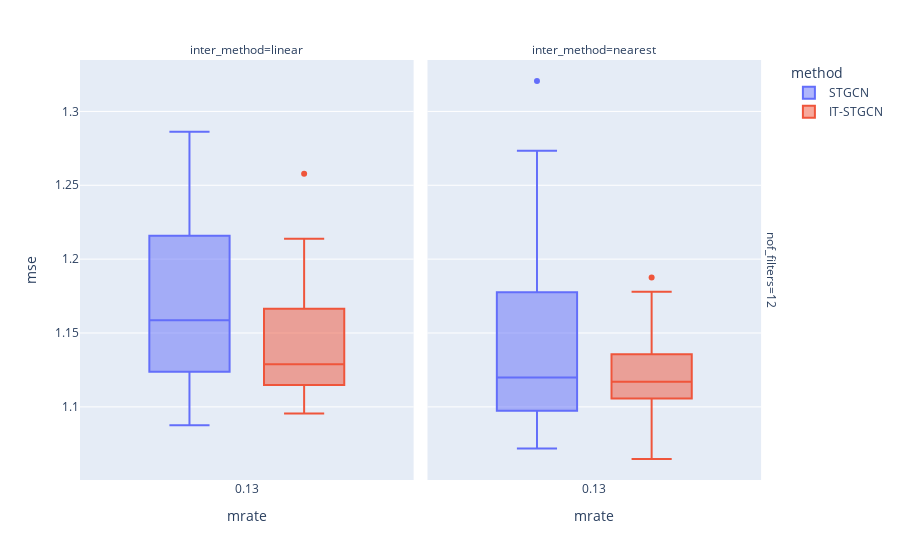

The notebook cell saved with this chart:
### Markdown cell above
## Block

### Code cell
data.query("method!='GNAR' and mtype =='block' ").plot.box(backend='plotly',x='mrate',color='method',y='mse',facet_col='inter_method',facet_row='nof_filters',height=600)

### Figure 1 — Plotly figure (JSON) as saved in the notebook; plotly's stock layout.template omitted (floating-point values rounded to 4 significant figures)
{"data": [{"alignmentgroup": "True", "hovertemplate": "method=STGCN<br>nof_filters=12<br>inter_method=linear<br>mrate=%{x}<br>mse=%{y}<extra></extra>", "legendgroup": "STGCN", "marker": {"color": "#636efa"}, "name": "STGCN", "notched": false, "offsetgroup": "STGCN", "orientation": "v", "showlegend": true, "type": "box", "x": [0.125, 0.125, 0.125, 0.125, 0.125, 0.125, 0.125, 0.125, 0.125, 0.125, 0.125, 0.125, 0.125, 0.125, 0.125, 0.125, 0.125, 0.125, 0.125, 0.125, 0.125, 0.125, 0.125, 0.125, 0.125, 0.125, 0.125, 0.125, 0.125, 0.125], "x0": " ", "xaxis": "x", "y": [1.216, 1.248, 1.124, 1.245, 1.107, 1.162, 1.286, 1.111, 1.249, 1.104, 1.088, 1.208, 1.132, 1.218, 1.14, 1.212, 1.111, 1.227, 1.258, 1.105, 1.209, 1.155, 1.142, 1.145, 1.147, 1.187, 1.165, 1.148, 1.194, 1.114], "y0": " ", "yaxis": "y"}, {"alignmentgroup": "True", "hovertemplate": "method=STGCN<br>nof_filters=12<br>inter_method=nearest<br>mrate=%{x}<br>mse=%{y}<extra></extra>", "legendgroup": "STGCN", "marker": {"color": "#636efa"}, "name": "STGCN", "notched": false, "offsetgroup": "STGCN", "orientation": "v", "showlegend": false, "type": "box", "x": [0.125, 0.125, 0.125, 0.125, 0.125, 0.125, 0.125, 0.125, 0.125, 0.125, 0.125, 0.125, 0.125, 0.125, 0.125, 0.125, 0.125, 0.125, 0.125, 0.125, 0.125, 0.125, 0.125, 0.125, 0.125, 0.125, 0.125, 0.125, 0.125, 0.125], "x0": " ", "xaxis": "x2", "y": [1.273, 1.089, 1.2, 1.184, 1.178, 1.124, 1.142, 1.104, 1.086, 1.093, 1.112, 1.159, 1.321, 1.178, 1.192, 1.1, 1.119, 1.175, 1.154, 1.072, 1.099, 1.2, 1.148, 1.105, 1.091, 1.082, 1.082, 1.097, 1.114, 1.121], "y0": " ", "yaxis": "y2"}, {"alignmentgroup": "True", "hovertemplate": "method=IT-STGCN<br>nof_filters=12<br>inter_method=linear<br>mrate=%{x}<br>mse=%{y}<extra></extra>", "legendgroup": "IT-STGCN", "marker": {"color": "#EF553B"}, "name": "IT-STGCN", "notched": false, "offsetgroup": "IT-STGCN", "orientation": "v", "showlegend": true, "type": "box", "x": [0.125, 0.125, 0.125, 0.125, 0.125, 0.125, 0.125, 0.125, 0.125, 0.125, 0.125, 0.125, 0.125, 0.125, 0.125, 0.125, 0.125, 0.125, 0.125, 0.125, 0.125, 0.125, 0.125, 0.125, 0.125, 0.125, 0.125, 0.125, 0.125, 0.125], "x0": " ", "xaxis": "x", "y": [1.214, 1.168, 1.127, 1.143, 1.123, 1.102, 1.166, 1.123, 1.127, 1.104, 1.258, 1.142, 1.131, 1.104, 1.101, 1.18, 1.17, 1.095, 1.122, 1.136, 1.195, 1.137, 1.097, 1.099, 1.154, 1.133, 1.115, 1.126, 1.187, 1.115], "y0": " ", "yaxis": "y"}, {"alignmentgroup": "True", "hovertemplate": "method=IT-STGCN<br>nof_filters=12<br>inter_method=nearest<br>mrate=%{x}<br>mse=%{y}<extra></extra>", "legendgroup": "IT-STGCN", "marker": {"color": "#EF553B"}, "name": "IT-STGCN", "notched": false, "offsetgroup": "IT-STGCN", "orientation": "v", "showlegend": false, "type": "box", "x": [0.125, 0.125, 0.125, 0.125, 0.125, 0.125, 0.125, 0.125, 0.125, 0.125, 0.125, 0.125, 0.125, 0.125, 0.125, 0.125, 0.125, 0.125, 0.125, 0.125, 0.125, 0.125, 0.125, 0.125, 0.125, 0.125, 0.125, 0.125, 0.125, 0.125], "x0": " ", "xaxis": "x2", "y": [1.178, 1.095, 1.115, 1.109, 1.122, 1.188, 1.09, 1.12, 1.081, 1.107, 1.131, 1.162, 1.137, 1.128, 1.119, 1.107, 1.151, 1.106, 1.11, 1.136, 1.12, 1.112, 1.104, 1.15, 1.104, 1.122, 1.108, 1.105, 1.163, 1.065], "y0": " ", "yaxis": "y2"}], "layout": {"annotations": [{"font": {}, "showarrow": false, "text": "inter_method=linear", "x": 0.24, "xanchor": "center", "xref": "paper", "y": 1, "yanchor": "bottom", "yref": "paper"}, {"font": {}, "showarrow": false, "text": "inter_method=nearest", "x": 0.74, "xanchor": "center", "xref": "paper", "y": 1, "yanchor": "bottom", "yref": "paper"}, {"font": {}, "showarrow": false, "text": "nof_filters=12", "textangle": 90, "x": 0.98, "xanchor": "left", "xref": "paper", "y": 0.5, "yanchor": "middle", "yref": "paper"}], "autosize": true, "boxmode": "group", "legend": {"title": {"text": "method"}, "tracegroupgap": 0}, "margin": {"t": 60}, "xaxis": {"anchor": "y", "autorange": true, "domain": [0, 0.48], "range": [-0.3786, 0.6286], "title": {"text": "mrate"}, "type": "linear"}, "xaxis2": {"anchor": "y2", "autorange": true, "domain": [0.5, 0.98], "matches": "x", "range": [-0.3786, 0.6286], "title": {"text": "mrate"}, "type": "linear"}, "yaxis": {"anchor": "x", "autorange": true, "domain": [0, 1], "range": [1.05, 1.335], "title": {"text": "mse"}, "type": "linear"}, "yaxis2": {"anchor": "x2", "autorange": true, "domain": [0, 1], "matches": "y", "range": [1.05, 1.335], "showticklabels": false, "type": "linear"}}}
